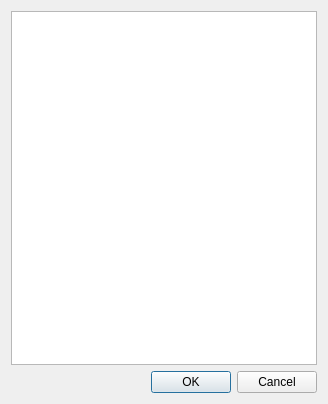
<?xml version="1.0" encoding="UTF-8"?>
<ui version="4.0">
 <class>MaterialDialog</class>
 <widget class="QDialog" name="MaterialDialog">
  <property name="geometry">
   <rect>
    <x>0</x>
    <y>0</y>
    <width>328</width>
    <height>404</height>
   </rect>
  </property>
  <property name="windowTitle">
   <string>Materials</string>
  </property>
  <property name="sizeGripEnabled">
   <bool>false</bool>
  </property>
  <property name="modal">
   <bool>true</bool>
  </property>
  <layout class="QVBoxLayout" name="verticalLayout">
   <item>
    <widget class="QListView" name="listView"/>
   </item>
   <item>
    <widget class="QDialogButtonBox" name="buttonBox">
     <property name="orientation">
      <enum>Qt::Horizontal</enum>
     </property>
     <property name="standardButtons">
      <set>QDialogButtonBox::Cancel|QDialogButtonBox::Ok</set>
     </property>
    </widget>
   </item>
  </layout>
 </widget>
 <resources/>
 <connections>
  <connection>
   <sender>buttonBox</sender>
   <signal>accepted()</signal>
   <receiver>MaterialDialog</receiver>
   <slot>accept()</slot>
   <hints>
    <hint type="sourcelabel">
     <x>248</x>
     <y>254</y>
    </hint>
    <hint type="destinationlabel">
     <x>157</x>
     <y>274</y>
    </hint>
   </hints>
  </connection>
  <connection>
   <sender>buttonBox</sender>
   <signal>rejected()</signal>
   <receiver>MaterialDialog</receiver>
   <slot>reject()</slot>
   <hints>
    <hint type="sourcelabel">
     <x>316</x>
     <y>260</y>
    </hint>
    <hint type="destinationlabel">
     <x>286</x>
     <y>274</y>
    </hint>
   </hints>
  </connection>
 </connections>
 <buttongroups>
  <buttongroup name="buttonGroup"/>
 </buttongroups>
</ui>
